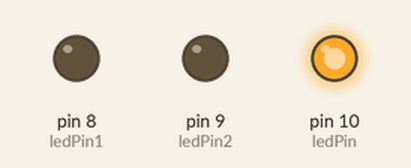
Bench run of a sketch on a simulated Arduino Uno, built with avr-gcc and run on an emulated ATmega328P. Shown: output pins drawn as LEDs (lit = HIGH).

Above: at 1.5 s.
At 4.5 s:
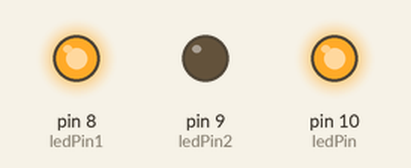
At 7.5 s:
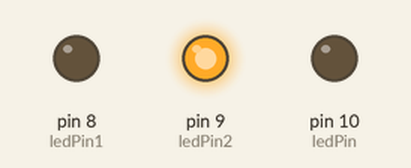
At 10.5 s:
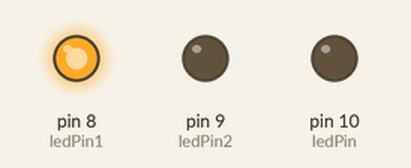
Timing chart, 0 to 15.6 s (numbered marks = the images above):
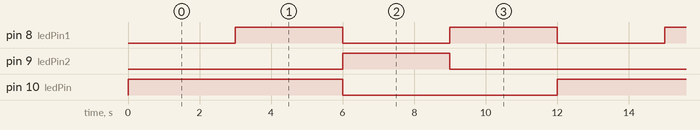

The sketch:

sketch_sep13a.ino
```cpp
// the setup function runs once when you press reset or power the boardint le
int ledPin1 = 8;
int ledPin2 = 9;
int ledPin = 10;
void setup() {
  // initialize digital pin ledPin as an output.
  pinMode(ledPin, OUTPUT);
  pinMode(ledPin1,OUTPUT);
  pinMode(ledPin2,OUTPUT);

}

// the loop function runs over and over again forever
void loop() {
  digitalWrite(ledPin, HIGH);
  delay(3000);
  digitalWrite(ledPin1, HIGH);// wait for a second
  delay(3000);
  digitalWrite(ledPin, LOW);
  digitalWrite(ledPin1, LOW);
  digitalWrite(ledPin2, HIGH);// turn the LED off by making the voltage LOW
  delay(3000);
  digitalWrite(ledPin2, LOW);
  digitalWrite(ledPin1, HIGH);
  delay(3000);
  digitalWrite(ledPin1, LOW);
  digitalWrite(ledPin, HIGH);
  // wait for a second
}
```

Measured:
- by itself, pin 8 (ledPin1): alternates HIGH for 3.0 s and LOW for 3.0 s
- by itself, pin 9 (ledPin2): alternates HIGH for 3.0 s and LOW for 9.0 s
- by itself, pin 10 (ledPin): alternates HIGH for 6.0 s and LOW for 6.0 s
